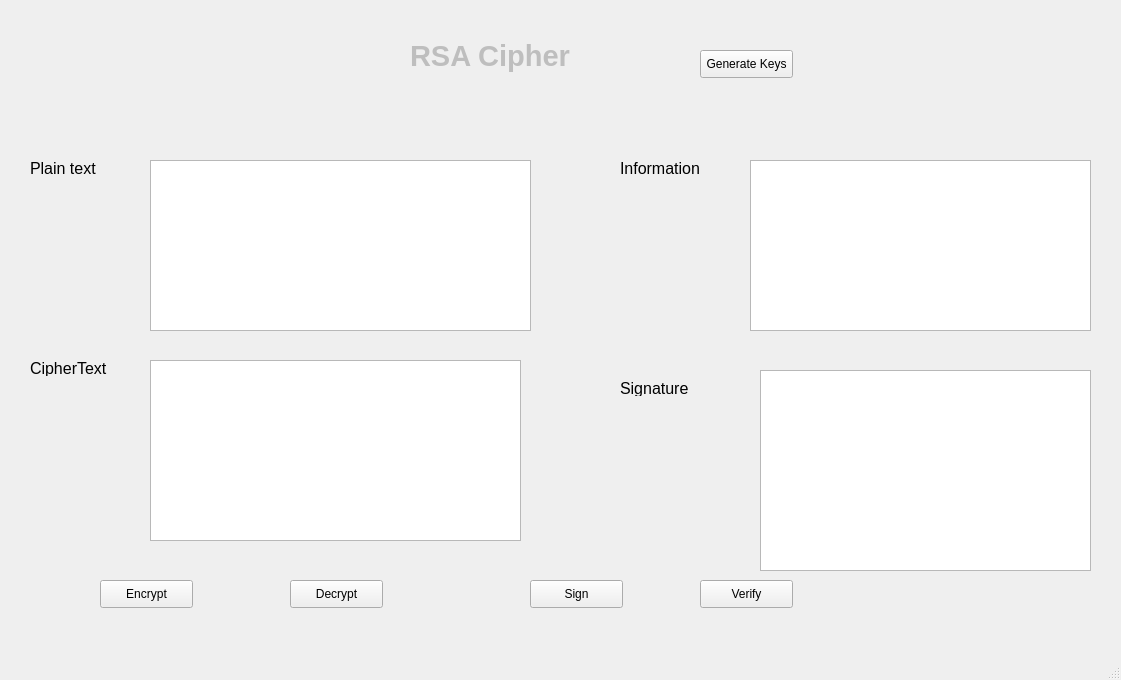
<?xml version="1.0" encoding="UTF-8"?>
<ui version="4.0">
 <class>MainWindow</class>
 <widget class="QMainWindow" name="MainWindow">
  <property name="geometry">
   <rect>
    <x>0</x>
    <y>0</y>
    <width>1121</width>
    <height>680</height>
   </rect>
  </property>
  <property name="windowTitle">
   <string>MainWindow</string>
  </property>
  <widget class="QWidget" name="centralwidget">
   <widget class="QLabel" name="label">
    <property name="enabled">
     <bool>false</bool>
    </property>
    <property name="geometry">
     <rect>
      <x>410</x>
      <y>30</y>
      <width>221</width>
      <height>51</height>
     </rect>
    </property>
    <property name="font">
     <font>
      <pointsize>22</pointsize>
      <weight>75</weight>
      <bold>true</bold>
     </font>
    </property>
    <property name="text">
     <string>RSA Cipher</string>
    </property>
   </widget>
   <widget class="QLabel" name="label_2">
    <property name="geometry">
     <rect>
      <x>30</x>
      <y>160</y>
      <width>101</width>
      <height>16</height>
     </rect>
    </property>
    <property name="font">
     <font>
      <pointsize>12</pointsize>
     </font>
    </property>
    <property name="text">
     <string>Plain text</string>
    </property>
   </widget>
   <widget class="QLabel" name="label_3">
    <property name="geometry">
     <rect>
      <x>30</x>
      <y>360</y>
      <width>101</width>
      <height>16</height>
     </rect>
    </property>
    <property name="font">
     <font>
      <pointsize>12</pointsize>
     </font>
    </property>
    <property name="text">
     <string>CipherText</string>
    </property>
   </widget>
   <widget class="QLabel" name="label_4">
    <property name="geometry">
     <rect>
      <x>620</x>
      <y>160</y>
      <width>111</width>
      <height>16</height>
     </rect>
    </property>
    <property name="font">
     <font>
      <pointsize>12</pointsize>
     </font>
    </property>
    <property name="text">
     <string>Information</string>
    </property>
   </widget>
   <widget class="QLabel" name="label_5">
    <property name="geometry">
     <rect>
      <x>620</x>
      <y>380</y>
      <width>91</width>
      <height>16</height>
     </rect>
    </property>
    <property name="font">
     <font>
      <pointsize>12</pointsize>
     </font>
    </property>
    <property name="text">
     <string>Signature</string>
    </property>
   </widget>
   <widget class="QTextEdit" name="txt_plain_text">
    <property name="geometry">
     <rect>
      <x>150</x>
      <y>160</y>
      <width>381</width>
      <height>171</height>
     </rect>
    </property>
   </widget>
   <widget class="QTextEdit" name="txt_cipher_text">
    <property name="geometry">
     <rect>
      <x>150</x>
      <y>360</y>
      <width>371</width>
      <height>181</height>
     </rect>
    </property>
   </widget>
   <widget class="QTextEdit" name="txt_info">
    <property name="geometry">
     <rect>
      <x>750</x>
      <y>160</y>
      <width>341</width>
      <height>171</height>
     </rect>
    </property>
   </widget>
   <widget class="QTextEdit" name="txt_sign">
    <property name="geometry">
     <rect>
      <x>760</x>
      <y>370</y>
      <width>331</width>
      <height>201</height>
     </rect>
    </property>
   </widget>
   <widget class="QPushButton" name="btn_encrypt">
    <property name="geometry">
     <rect>
      <x>100</x>
      <y>580</y>
      <width>93</width>
      <height>28</height>
     </rect>
    </property>
    <property name="text">
     <string>Encrypt</string>
    </property>
   </widget>
   <widget class="QPushButton" name="btn_decrypt">
    <property name="geometry">
     <rect>
      <x>290</x>
      <y>580</y>
      <width>93</width>
      <height>28</height>
     </rect>
    </property>
    <property name="text">
     <string>Decrypt</string>
    </property>
   </widget>
   <widget class="QPushButton" name="btn_sign">
    <property name="geometry">
     <rect>
      <x>530</x>
      <y>580</y>
      <width>93</width>
      <height>28</height>
     </rect>
    </property>
    <property name="text">
     <string>Sign</string>
    </property>
   </widget>
   <widget class="QPushButton" name="btn_verify">
    <property name="geometry">
     <rect>
      <x>700</x>
      <y>580</y>
      <width>93</width>
      <height>28</height>
     </rect>
    </property>
    <property name="text">
     <string>Verify</string>
    </property>
   </widget>
   <widget class="QPushButton" name="btn_gen_keys">
    <property name="geometry">
     <rect>
      <x>700</x>
      <y>50</y>
      <width>93</width>
      <height>28</height>
     </rect>
    </property>
    <property name="text">
     <string>Generate Keys</string>
    </property>
   </widget>
  </widget>
  <widget class="QMenuBar" name="menubar">
   <property name="geometry">
    <rect>
     <x>0</x>
     <y>0</y>
     <width>1121</width>
     <height>26</height>
    </rect>
   </property>
  </widget>
  <widget class="QStatusBar" name="statusbar"/>
 </widget>
 <resources/>
 <connections/>
</ui>
